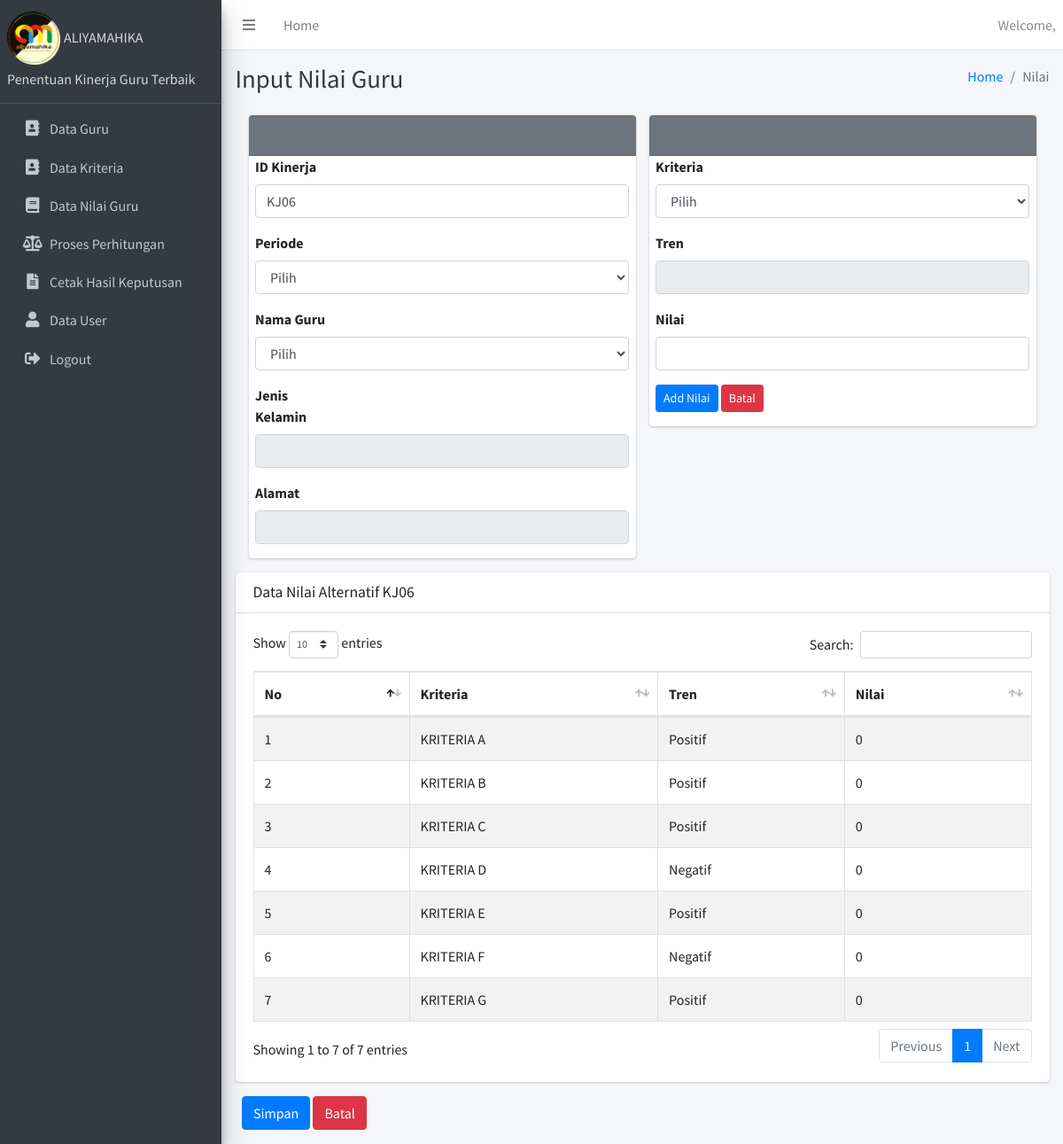
Before: /dashboard.php?module=input_nilai with the older database file.
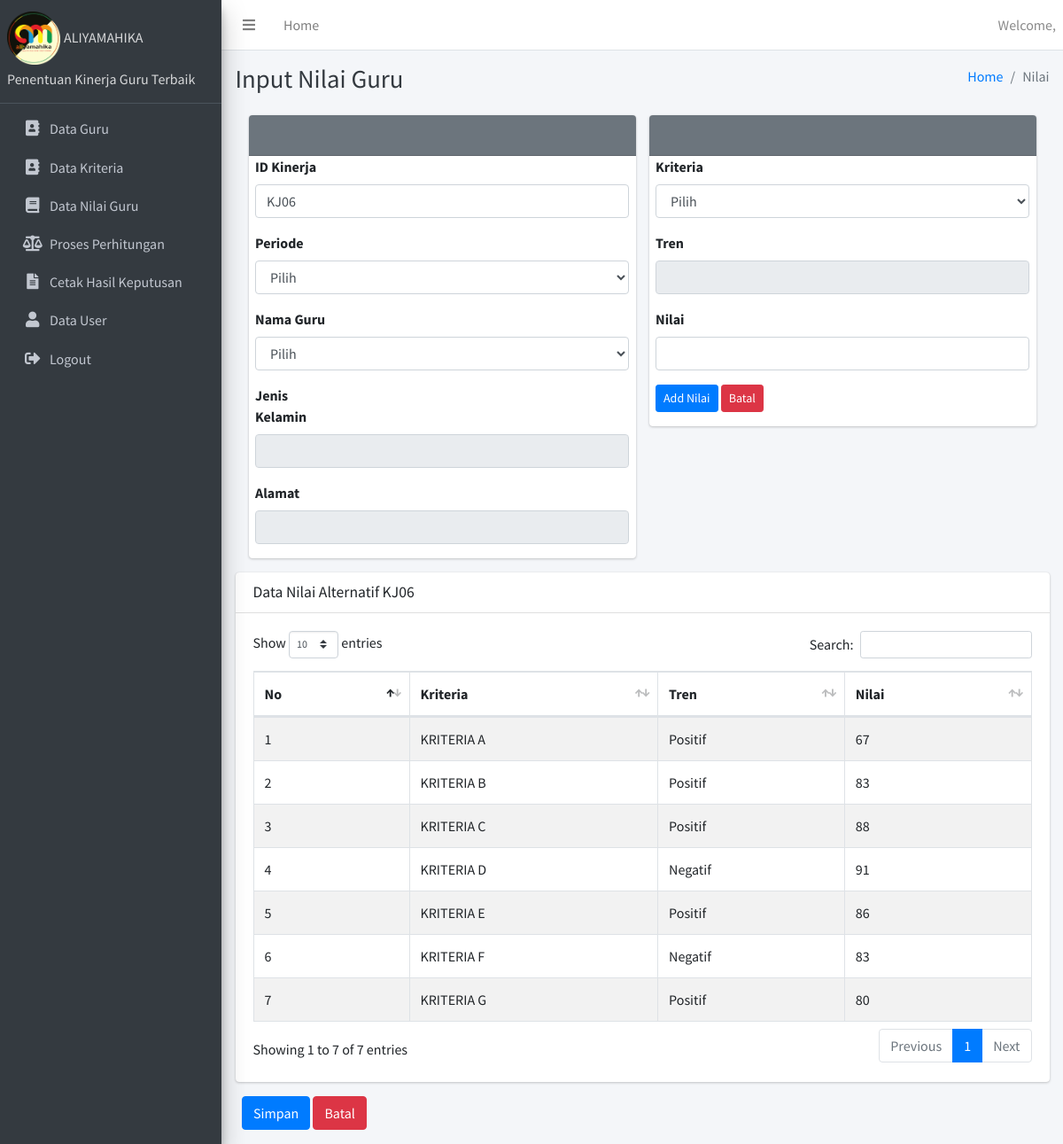
After: the same page with the newer database file.
### tables this page shows
CREATE TABLE `kinerja` (
  `id_kinerja` varchar(10) NOT NULL,
  `tgl_kinerja` date NOT NULL,
  `periode` char(4) NOT NULL,
  `nil_akhir` float NOT NULL,
  `id_guru` varchar(10) NOT NULL,
  `id_user` varchar(10) NOT NULL
);

CREATE TABLE `nilai` (
  `id_nilai` int(11) NOT NULL,
  `id_kriteria` varchar(10) NOT NULL,
  `id_kinerja` varchar(10) NOT NULL,
  `nilai` int(11) NOT NULL,
  `nil_hitung` float NOT NULL
);

CREATE TABLE `kriteria` (
  `id_kriteria` varchar(10) NOT NULL,
  `nm_kriteria` varchar(40) DEFAULT NULL,
  `tren` varchar(20) DEFAULT NULL,
  `bobot` int(11) DEFAULT NULL
);

### modul/nilai/input_nilai.php (the view, shortened to what this page needs)
<?php
include("koneksi.php");
$querynumber = mysqli_query($koneksi, "SELECT * FROM kinerja ORDER BY id_kinerja DESC");
$arraynumber = mysqli_fetch_assoc($querynumber);
$numberKinerja = "0";
if (empty($arraynumber["id_kinerja"])) {
	$numberKinerja = "KJ01";
} else {
	$dataNumber = $arraynumber["id_kinerja"];
	$subst = substr($dataNumber, 3, 1);
	$addnumber = $subst + 1;
	$numberKinerja = "KJ0" . $addnumber;
}
$guru = $_GET["guru"];
$dataguru = mysqli_query($koneksi, "SELECT * FROM guru WHERE id_guru = '$guru'");
$setguru = mysqli_fetch_assoc($dataguru);
?>
<div class="content-header">
	<div class="container-fluid">
		<div class="row mb-2">
			<div class="col-sm-6">
				<h1 class="m-0 text-dark">Input Nilai Guru</h1>
			</div>
			<div class="col-sm-6">
				<ol class="breadcrumb float-sm-right">
					<li class="breadcrumb-item"><a href="?module=home">Home</a></li>
					<li class="breadcrumb-item active">Nilai</li>
				</ol>
			</div>
		</div>
	</div>
</div>
<section class="content">
	<div class="container-fluid">
		<div class="row">
			<div class="col-12">
				<form class="form-horizontal" action="" method="post">
					<div class="container col-md-12" style="display: flex; justify-content: center">
						<div class="col-xs-12 col-sm-12 col-md-6">
							<div class="card card-secondary">
								<div class="card-header">
									<h3 class="card-title">&nbsp;</h3>
								</div>
								<div class="form-group">
									<label class="col-sm-3 control-label">ID Kinerja</label>
									<div class="col-sm-12">
										<input type="text" name="id_kinerja" id="id_kinerja" value="<?php echo $numberKinerja; ?>" class="form-control" placeholder="" required>
									</div>
								</div>
								<div class="form-group">
									<label class="col-sm-3 control-label">Periode</label>
									<div class="col-sm-12">
										<select name="periode" id="periode" class="form-control" required>
											<option value="">Pilih</option>
										</select>
									</div>
								</div>
								<div class="form-group">
									<label class="col-sm-3 control-label">Nama Guru</label>
									<div class="col-sm-12">
										<select name="id_guru" id="guru" onchange="getDataGuru()" class="form-control" required>
											<option value="">Pilih</option>
										</select>
									</div>
								</div>
								<div class="form-group">
									<label class="col-sm-3 control-label">Jenis Kelamin</label>
									<div class="col-sm-12">
										<input type="text" name="jk" id="jk" value="<?php echo $setguru["jenkel"]; ?>" readonly class="form-control" placeholder="" required>
									</div>
								</div>
								<div class="form-group">
									<label class="col-sm-3 control-label">Alamat</label>
									<div class="col-sm-12">
										<input type="text" name="alamat" id="alamat" value="<?php echo $setguru["alamat"]; ?>" readonly class="form-control" placeholder="" required>
									</div>
								</div>
							</div>
						</div>
						<div class="col-xs-12 col-sm-12 col-md-6">
							<div class="card card-secondary">
								<div class="card-header">
									<h3 class="card-title">&nbsp;</h3>
								</div>
								<div class="form-group">
									<label class="col-sm-3 control-label">Kriteria</label>
									<div class="col-sm-12">
										<select name="id_kriteria" id="kriteria" onchange="getdataKriteria()" class="form-control" required>
											<option value="">Pilih</option>
										</select>
									</div>
								</div>
								<div class="form-group">
									<label class="col-sm-3 control-label">Tren</label>
									<div class="col-sm-12">
										<input type="text" name="tren" id="tren" readonly class="form-control" placeholder="" required>
									</div>
								</div>
								<div class="form-group">
									<label class="col-sm-3 control-label">Nilai</label>
									<div class="col-sm-12">
										<input type="text" name="nilai" id="nilai" class="form-control" placeholder="" required>
									</div>
								</div>
								<div class="form-group">
									<div class="col-sm-12">
										<input type="button" onclick="insertDataNilai()" name="Add Nilai" class="btn btn-sm btn-primary" value="Add Nilai">
										<a href="?module=data_nilai" class="btn btn-sm btn-danger">Batal</a>
									</div>
								</div>
							</div>
						</div>
					</div>
					<div class="card">
						<div class="card-header">
							<h3 class="card-title">Data Nilai Alternatif <?php echo $numberKinerja; ?></h3>
						</div>
						<div class="card-body">
							<table id="example1" class="table table-bordered table-striped">
								<thead>
									<tr>
										<th>No</th>
										<th>Kriteria</th>
										<th>Tren</th>
										<th>Nilai</th>
									</tr>
								</thead>
								<tbody>
									<?php
									$sql =  mysqli_query($koneksi, "SELECT * FROM `nilai` INNER JOIN kriteria ON nilai.id_kriteria = kriteria.id_kriteria WHERE nilai.id_kinerja = '$numberKinerja'");
									$no = 1;
									while ($row = mysqli_fetch_assoc($sql)) {
									?>
										<tr>
											<td><?php echo $no ?></td>
											<td><?php echo $row['nm_kriteria']; ?></td>
											<td><?php echo $row['tren']; ?></td>
											<td><?php echo $row['nilai']; ?></td>
										</tr>
									<?php
										$no++;
									}
									?>
								</tbody>
							</table>
						</div>
					</div>
					<div class="form-group">
						<div class="col-sm-12">
							<input type="button" onclick="insertDataKinerja()" name="Tambah Nilai" class="btn btn-primary" value="Simpan">
							<a href="?module=data_nilai" class="btn btn-danger">Batal</a>
						</div>
					</div>
				</form>
			</div>
		</div>
	</div>
</section>

### dashboard.php (shortened to what this page needs)
<?php
include "koneksi.php";
?>
<!DOCTYPE html>
<html>
<head>
  <link rel="stylesheet" href="plugins/fontawesome-free/css/all.min.css">
  <link rel="stylesheet" href="https://code.ionicframework.com/ionicons/2.0.1/css/ionicons.min.css">
  <link rel="stylesheet" href="plugins/tempusdominus-bootstrap-4/css/tempusdominus-bootstrap-4.min.css">
  <link rel="stylesheet" href="plugins/icheck-bootstrap/icheck-bootstrap.min.css">
  <link rel="stylesheet" href="plugins/jqvmap/jqvmap.min.css">
  <link rel="stylesheet" href="dist/css/adminlte.min.css">
  <link rel="stylesheet" href="plugins/overlayScrollbars/css/OverlayScrollbars.min.css">
  <link rel="stylesheet" href="plugins/daterangepicker/daterangepicker.css">
  <link rel="stylesheet" href="plugins/summernote/summernote-bs4.css">
  <link rel="stylesheet" href="plugins/datatables-bs4/css/dataTables.bootstrap4.css">
</head>
<body class="hold-transition sidebar-mini layout-fixed">
  <div class="wrapper">
    <nav class="main-header navbar navbar-expand navbar-white navbar-light">
      <ul class="navbar-nav">
        <li class="nav-item">
          <a class="nav-link" data-widget="pushmenu" href="#"><i class="fas fa-bars"></i></a>
        </li>
        <li class="nav-item d-none d-sm-inline-block">
          <a href="?module=home" class="nav-link">Home</a>
        </li>
      </ul>
      <div style="width: 88%; text-align: right; font-size: 16px; color: #8a8a8a">Welcome, <?php echo $_SESSION["nama"]; ?></div>
    </nav>
    <aside class="main-sidebar sidebar-dark-primary elevation-4">
      <a href="?module=home" class="brand-link">
        <img src="images/aliyamahika.png" alt="AdminLTE Logo" width="60px">
        <small>ALIYAMAHIKA</small><br>
        <small>Penentuan Kinerja Guru Terbaik</small>
      </a>
      <div class="sidebar">
        <nav class="mt-2">
          <ul class="nav nav-pills nav-sidebar flex-column" data-widget="treeview" role="menu" data-accordion="false">
            <li class="nav-item">
              <a href="?module=data_guru" class="nav-link">
                <i class="nav-icon fas fa-address-book"></i>
                <p>Data Guru</p>
              </a>
            <li class="nav-item">
              <a href="?module=data_kriteria" class="nav-link">
                <i class="nav-icon fas fa-address-book"></i>
                <p>Data Kriteria</p>
              </a>
            </li>
            </li>
            <li class="nav-item">
              <a href="?module=data_nilai" class="nav-link">
                <i class="nav-icon fas fa-book"></i>
                <p>Data Nilai Guru</p>
              </a>
            </li>
            <li class="nav-item">
              <a href="?module=perhitungan" class="nav-link">
                <i class="nav-icon fas fa-balance-scale"></i>
                <p>Proses Perhitungan</p>
              </a>
            </li>
            <li class="nav-item">
              <a href="?module=cetak_sk" class="nav-link">
                <i class="nav-icon fas fa-file-alt"></i>
                <p>Cetak Hasil Keputusan</p>
              </a>
            </li>
            <li class="nav-item">
              <a href="?module=data_user" class="nav-link">
                <i class="nav-icon fas fa-user"></i>
                <p>Data User</p>
              </a>
            </li>
            <li class="nav-item">
              <a href="logout.php" class="nav-link">
                <i class="nav-icon fas fa-sign-out-alt"></i>
                <p>Logout</p>
              </a>
            </li>
          </ul>
        </nav>
      </div>
    </aside>
    <div class="content-wrapper">
      <?php
      $module = $_GET["module"];
      switch ($module) {
      ?>
          <?php
        case "input_nilai":
          include "modul/nilai/input_nilai.php";
          break;
      }
          ?>
            </div>
    </div>
</body>
</html>

Changed rows visible on the page:
changed nilai "KRITERIA A": nilai "0" → "67"
changed nilai "KRITERIA B": nilai "0" → "83"
changed nilai "KRITERIA C": nilai "0" → "88"
changed nilai "KRITERIA D": nilai "0" → "91"
changed nilai "KRITERIA E": nilai "0" → "86"
changed nilai "KRITERIA F": nilai "0" → "83"
changed nilai "KRITERIA G": nilai "0" → "80"
